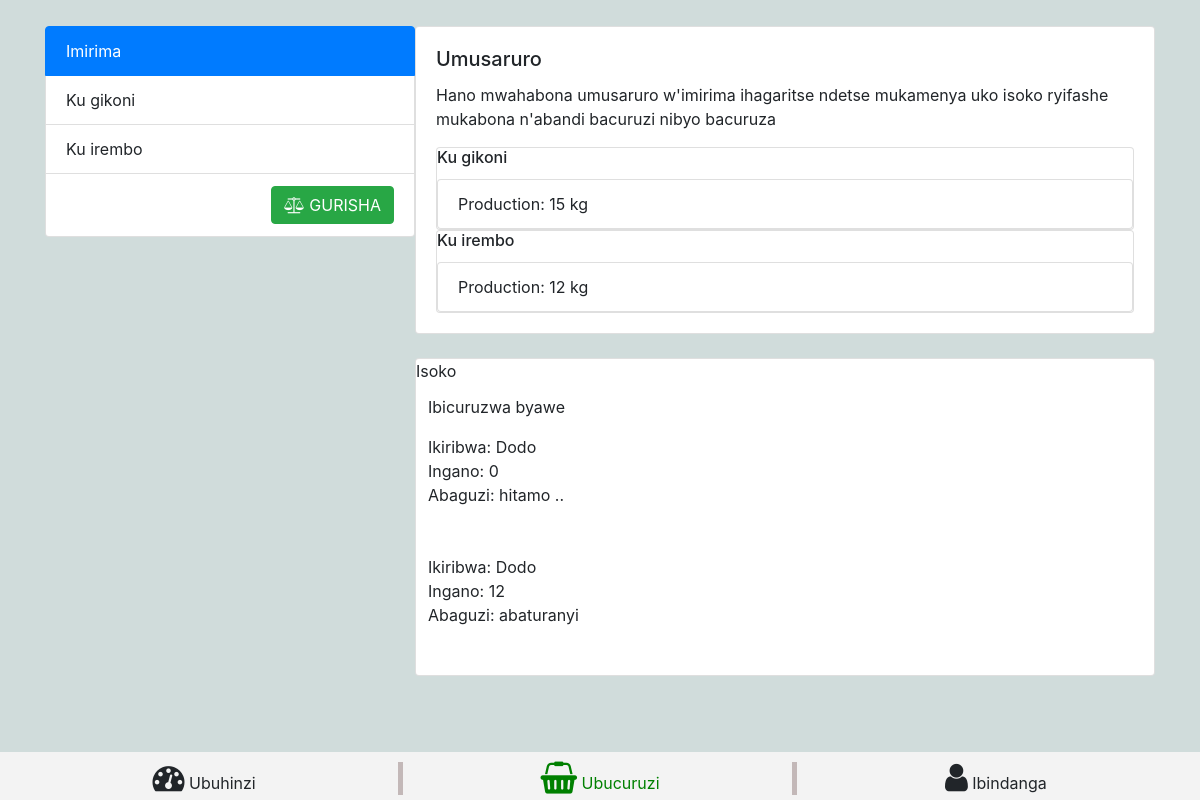
/market.php, run on the app's committed database.
### tables this page shows
CREATE TABLE `systems` (
  `id` int(11) NOT NULL,
  `location` varchar(256) NOT NULL,
  `purpose` varchar(1024) NOT NULL,
  `name` varchar(128) NOT NULL,
  `locationName` varchar(256) NOT NULL,
  `ownerId` int(11) NOT NULL,
  `type` varchar(32) NOT NULL,
  `width` float NOT NULL,
  `stages` int(11) NOT NULL,
  `total_produce` int(11) NOT NULL
);

CREATE TABLE `sales` (
  `id` int(11) NOT NULL,
  `crop` int(11) NOT NULL,
  `quantity` float NOT NULL,
  `target` varchar(32) NOT NULL
);

CREATE TABLE `system_crops` (
  `id` int(11) NOT NULL,
  `name` varchar(128) NOT NULL,
  `system` int(11) NOT NULL,
  `plant_date` datetime DEFAULT NULL,
  `sow_date` datetime DEFAULT NULL,
  `price` float NOT NULL
);

### market.php (the view, shortened to what this page needs)
<!DOCTYPE html>
<html lang="en">
    <head>
        <link rel="stylesheet" type="text/css" href="css/facss/font-awesome.min.css">
        <link rel="stylesheet" type="text/css" href="css/bootstrap.min.css">
        <link rel="stylesheet" type="text/css" href="css/style.css">
    </head>
    <?php
        include 'functions.php';
    ?>
<body>
    <div class="mpage page">
        <div class="container">
            <div class="row no-gutters">
                <div class="col-md-4">
                    <ul class="list-group">
                        <li class="list-group-item active">Imirima</li>
                        <?php
                            $systems = array();
                            $query = $conn->query("SELECT * FROM systems WHERE ownerId = 1 ") or die("error getting systems $conn->error");
                            while ($data = $query->fetch_assoc()) {
                                $systems[$data['id']] = $data;
                                ?>
                                <li class="list-group-item"><a href="index.php?umurima=<?php echo $data['id']; ?>" class="no-deco"> <?php echo $data['name']; ?></a></li>
                                <?php
                            }
                        ?>
                        <li class="list-group-item"><button class="btn btn-success pull-right"  data-toggle="modal" data-target="#sell_modal"><i class="fa fa-balance-scale"></i> GURISHA</button></li>
                    </ul>
                </div>
                <div class="col-md-8">
                    <div class="card">
                      <div class="card-body">
                        <h5 class="card-title">Umusaruro </h5>
                        <?php
                            $umurima = $_GET['umurima']??'';
                            if($umurima){
                                ?>
                                    <div class="row">
                                        <div class="col-md-4">
                                        </div>
                                    </div>
                                <?php
                            }else{
                                ?>
                                    <p class="card-text">Hano mwahabona umusaruro w'imirima ihagaritse ndetse mukamenya uko isoko ryifashe mukabona n'abandi bacuruzi nibyo bacuruza</p>
                                <?php
                                foreach ($systems as $key => $system) {
                                    ?>
                                        <div class="card">
                                            <div class="card-block">
                                                <h6 class="card-title"><?php echo $system['name']; ?></h6>
                                                <ul class="list-group">
                                                    <li class="list-group-item">Production: <?php echo rand(8,15) ?> kg</li>
                                                </ul>
                                            </div>
                                        </div>
                                    <?php
                                }
                            }
                        ?>
                      </div>
                    </div>
                    <div class="card">
                        <div class="card-block">
                            <div class="card-title">Isoko</div>
                            <div style="padding-left: 12px;">
                                <p>Ibicuruzwa byawe</p>
                                <?php
                                    $sales = $conn->query("SELECT * FROM sales JOIN system_crops ON sales.crop = sales.crop");
                                    while ($sale = $sales->fetch_assoc()) {
                                        ?>
                                            Ikiribwa: <?php echo $sale['name'] ?><br />
                                            Ingano: <?php echo $sale['quantity'] ?><br />
                                            Abaguzi: <?php echo $sale['target'] ?><br />
                                        <?php
                                    }
                                ?>
                            </div>
                        </div>
                    </div>
                </div>
            </div>
        </div>
        <div class="container-fluid menu-stick-footer container-full">
            <div class="row no-gutters">
                <div class="col col-4">
                    <div class="menu-item">
                        <a href="index.php"><span><i class="fa fa-2x fa-dashboard"> </i></span> Ubuhinzi</a>
                    </div>
                </div>
                <div class="col col-4">
                    <div class="menu-item m_active">
                        <a href="market.php"><span><i class="fa fa-2x fa-shopping-basket"> </i></span> Ubucuruzi</a>
                    </div>
                </div>
                <div class="col col-4">
                    <div class="menu-item">
                        <a href="profile.php"><span><i class="fa fa-2x fa-user"> </i></span> Ibindanga</a>
                    </div>
                </div>
            </div>
        </div>
    </div>
</body>
</html>

### css/style.css (style rules this page uses)
.container-full { padding:0; }
.menu-stick-footer { background: #f3f3f3; padding: 10px; position: fixed; top: 94vh; }
body { background-size: cover; min-height: 100vh; }
.page { background: #d0dcdb; min-height: 100vh; margin-top: -30px; padding-top: 40px; }
.menu-item { text-align: center; }
.menu-item.m_active { color: green; }
.col.col-4:not(:last-child) .menu-item { border-right:5px solid #c3b8b8; }
.col.col-4:not(:first-child) .menu-item { padding-left: 5px; }
a.no-deco, .menu-item a { color: inherit; text-decoration: none; }

### data on the page
systems: name "Ku gikoni"
systems: name "Ku irembo"
sales: system_crops.name "Dodo", quantity "0", target "hitamo .."
sales: system_crops.name "Dodo", quantity "12", target "abaturanyi"
